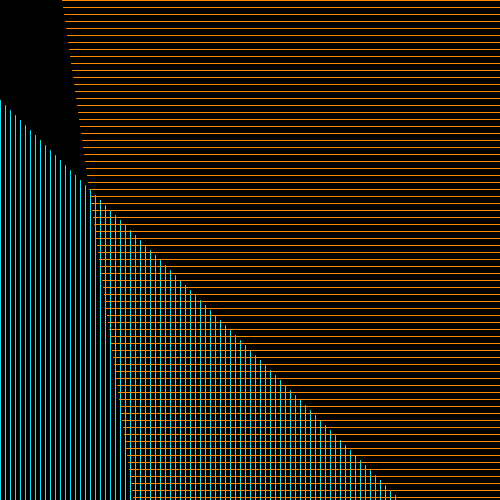
Frame 1 (no input)
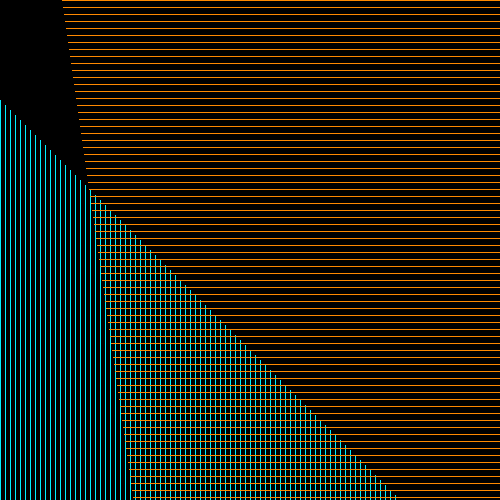
Frame 60 (the mouse pressed at the canvas centre just before this capture)
Frame 120 (the mouse held since frame 60 and released just before this capture): identical to frame 60, image omitted

The Processing sketch that drew these frames (run headless with seeded random() and noise(); from frame 60 on, the mouse is pressed at the canvas centre):

// Processing sketch: processing_184402
// ── processing_184402.pde

/*------------------------------
"Practice: For/While"
Simple programming sketch using "while" to create an array of lines.

Created February 4, 2015
By Megan Cattey
megancattey@gmail.com

Created for Art 3001 - Data Visualization
BFA in Art and Technology
The Ohio State University
http://www.openprocessing.org/classroom/4626
 ------------------------------*/
 
int x1;
int y1;
int x2;
int y2;


void setup() {
  size(500, 500);
  background(0);
  smooth();
}

void draw() {
  x1=0;
  y1=height/5;
  x2=width/8;
  y2=0;
  
  while (x1<width) {
    stroke(0, 239, 255);
    line(x1, y1, x1, height);
    x1= x1+5;
    y1=y1+5;
  }

  while (x2<width) {
    stroke(255, 137, 0);
    line(x2, y2, width, y2); 
    x2=x2+1;
    y2=y2+7;
  }
}
